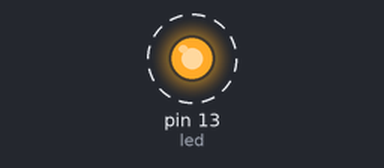
Recording of a sketch running on a simulated Arduino Uno, built with avr-gcc and run on an emulated ATmega328P. Shown: output pins drawn as LEDs (lit = HIGH). Dashed ring = blinking.

Above: at 0.5 s.
Timing chart, 0 to 4.6 s (numbered marks = the images above):
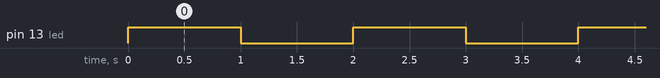

The sketch:

blinks2.ino
```cpp
const byte led = LED_BUILTIN;

void setup() {
  pinMode(led, OUTPUT);
}

void loop() {
  flash(2000);
}

void flash(int len) {
  digitalWrite(led, HIGH);
  delay(len/2);
  digitalWrite(led, LOW);
  delay(len/2);
}
```

Measured:
- by itself, pin 13 (led): alternates HIGH for 1.0 s and LOW for 1.0 s
